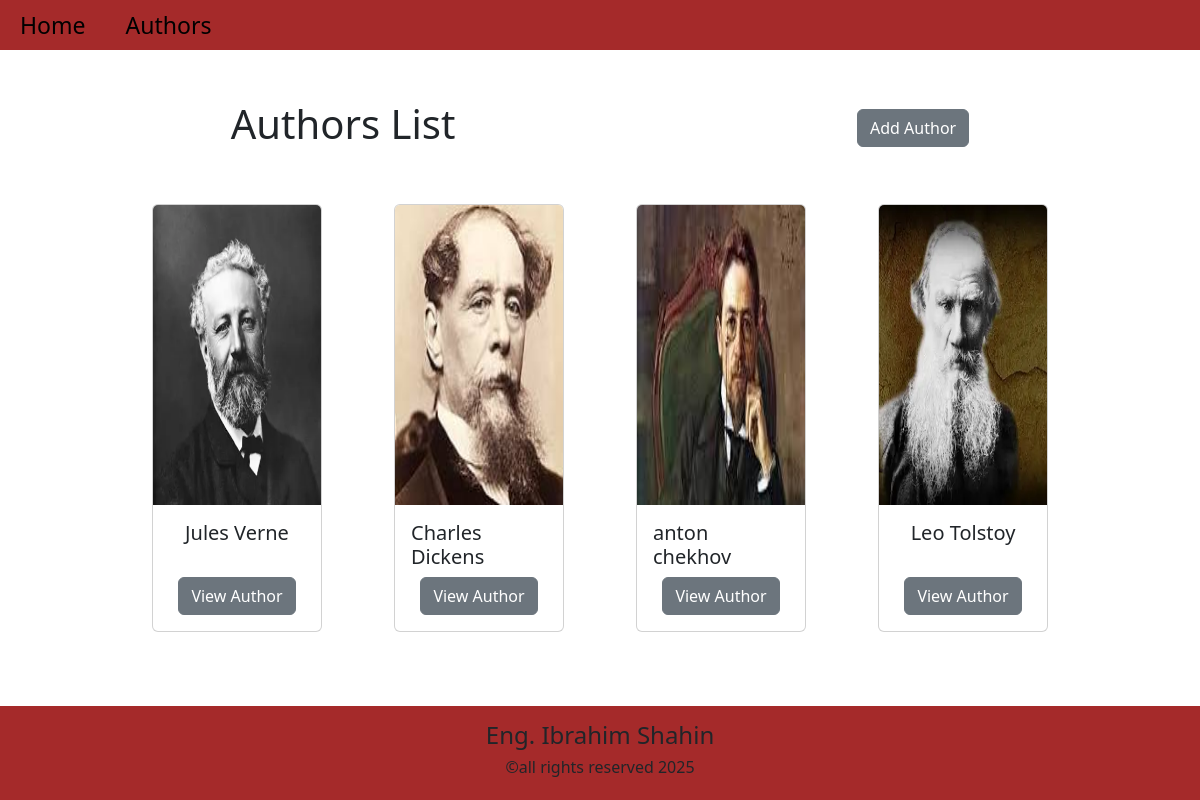
Page /authors on the earlier database version.
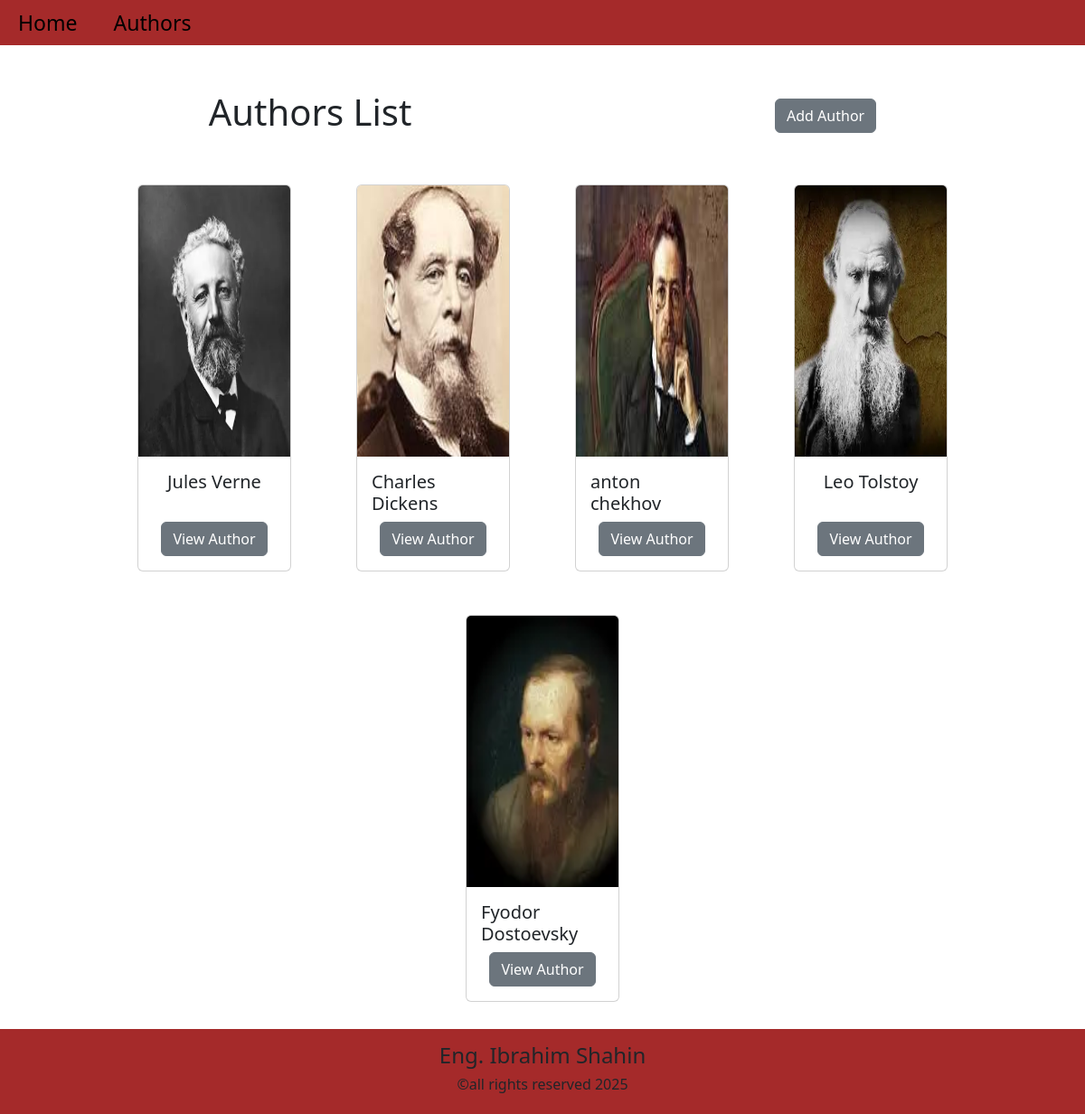
Same page on the later database version.
### models.py (models this page shows)
class Author(db.Model):
    id = db.Column(db.Integer, primary_key=True)
    name = db.Column(db.String(100), nullable=False)
    birth_date = db.Column(db.Date, nullable=False)
    image = db.Column(db.String(100), nullable = False)
    books = db.relationship("Book", backref='author',lazy=True)

### app.py (the view)
@app.route('/authors',endpoint="authors",methods=['GET'])
def all_authors():
    authors = Author.query.all()
    return render_template('authors.html', authors=authors)

### templates/authors.html
{% extends 'base.html' %}
{% block content %}
    <div class="d-flex mb-4 align-items-center justify-content-around">
        <h1>Authors List</h1>
        <a class="btn btn-secondary" href="{{ url_for('add_author') }}">Add Author</a>
    </div>
    <div class="row d-flex justify-content-center">
            {% for author in authors %}
                <div class="col-md-2 m-4 d-flex">
                    {{macros.author_card(author)}}
                </div>
            {% endfor %}
        </div>
{% endblock content %}
{% import 'macro/author_card.html' as macros %}

### templates/macro/author_card.html
{% macro author_card(author) %}
    <div class="card h-100 w-100">
        <img src="{{ url_for('static', filename='images/'+ author.image)  }}" class="card-img-top" alt="{{ author.name }}">
        <div class="card-body d-flex flex-column justify-content-between align-items-center">
            <h5 class="card-title">{{ author.name }}</h5>
            <a class="btn btn-secondary" href="{{ url_for("author_details", id=author.id)  }}" >View Author</a>
        </div>
    </div>
{% endmacro %}

Differences in the rows shown:
added Author: image (picture), name "Fyodor Dostoevsky"
